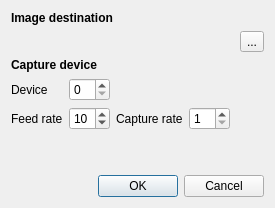
<?xml version="1.0" encoding="UTF-8"?>
<ui version="4.0">
 <class>PreferencesDialog</class>
 <widget class="QDialog" name="PreferencesDialog">
  <property name="geometry">
   <rect>
    <x>0</x>
    <y>0</y>
    <width>275</width>
    <height>208</height>
   </rect>
  </property>
  <property name="windowTitle">
   <string>Dialog</string>
  </property>
  <layout class="QVBoxLayout" name="verticalLayout">
   <item>
    <widget class="QLabel" name="label_4">
     <property name="font">
      <font>
       <weight>75</weight>
       <bold>true</bold>
      </font>
     </property>
     <property name="text">
      <string>Image destination</string>
     </property>
    </widget>
   </item>
   <item>
    <layout class="QHBoxLayout" name="destinationLayout">
     <item>
      <widget class="QLabel" name="destinationLabel">
       <property name="text">
        <string/>
       </property>
      </widget>
     </item>
     <item>
      <widget class="QToolButton" name="selectDirectoryButton">
       <property name="text">
        <string>...</string>
       </property>
      </widget>
     </item>
    </layout>
   </item>
   <item>
    <widget class="QLabel" name="label_3">
     <property name="font">
      <font>
       <weight>75</weight>
       <bold>true</bold>
      </font>
     </property>
     <property name="text">
      <string>Capture device</string>
     </property>
    </widget>
   </item>
   <item>
    <layout class="QGridLayout" name="gridLayout">
     <item row="1" column="3">
      <widget class="QSpinBox" name="captureRateSpinBox">
       <property name="minimum">
        <number>1</number>
       </property>
       <property name="maximum">
        <number>10</number>
       </property>
      </widget>
     </item>
     <item row="1" column="2">
      <widget class="QLabel" name="label_6">
       <property name="text">
        <string>Capture rate</string>
       </property>
      </widget>
     </item>
     <item row="0" column="1">
      <widget class="QSpinBox" name="deviceIndexSpinBox"/>
     </item>
     <item row="0" column="0">
      <widget class="QLabel" name="label_2">
       <property name="text">
        <string>Device</string>
       </property>
      </widget>
     </item>
     <item row="1" column="0">
      <widget class="QLabel" name="label_5">
       <property name="text">
        <string>Feed rate</string>
       </property>
      </widget>
     </item>
     <item row="1" column="1">
      <widget class="QSpinBox" name="feedRateSpinBox">
       <property name="minimum">
        <number>1</number>
       </property>
       <property name="maximum">
        <number>12</number>
       </property>
       <property name="value">
        <number>10</number>
       </property>
      </widget>
     </item>
     <item row="1" column="4">
      <spacer name="horizontalSpacer">
       <property name="orientation">
        <enum>Qt::Horizontal</enum>
       </property>
       <property name="sizeHint" stdset="0">
        <size>
         <width>40</width>
         <height>20</height>
        </size>
       </property>
      </spacer>
     </item>
    </layout>
   </item>
   <item>
    <spacer name="verticalSpacer">
     <property name="orientation">
      <enum>Qt::Vertical</enum>
     </property>
     <property name="sizeHint" stdset="0">
      <size>
       <width>20</width>
       <height>40</height>
      </size>
     </property>
    </spacer>
   </item>
   <item>
    <widget class="QDialogButtonBox" name="buttonBox">
     <property name="orientation">
      <enum>Qt::Horizontal</enum>
     </property>
     <property name="standardButtons">
      <set>QDialogButtonBox::Cancel|QDialogButtonBox::Ok</set>
     </property>
    </widget>
   </item>
  </layout>
 </widget>
 <resources/>
 <connections>
  <connection>
   <sender>buttonBox</sender>
   <signal>accepted()</signal>
   <receiver>PreferencesDialog</receiver>
   <slot>accept()</slot>
   <hints>
    <hint type="sourcelabel">
     <x>227</x>
     <y>198</y>
    </hint>
    <hint type="destinationlabel">
     <x>157</x>
     <y>207</y>
    </hint>
   </hints>
  </connection>
  <connection>
   <sender>buttonBox</sender>
   <signal>rejected()</signal>
   <receiver>PreferencesDialog</receiver>
   <slot>reject()</slot>
   <hints>
    <hint type="sourcelabel">
     <x>265</x>
     <y>194</y>
    </hint>
    <hint type="destinationlabel">
     <x>274</x>
     <y>207</y>
    </hint>
   </hints>
  </connection>
 </connections>
</ui>
